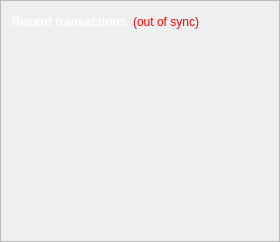
      <widget class="QFrame" name="frame_2">
       <property name="frameShape">
        <enum>QFrame::StyledPanel</enum>
       </property>
       <property name="frameShadow">
        <enum>QFrame::Raised</enum>
       </property>
       <layout class="QVBoxLayout" name="verticalLayout">
        <item>
         <layout class="QHBoxLayout" name="horizontalLayout_2">
          <item>
           <widget class="QLabel" name="label_4">
            <property name="palette">
             <palette>
              <active>
               <colorrole role="WindowText">
                <brush brushstyle="SolidPattern">
                 <color alpha="255">
                  <red>255</red>
                  <green>255</green>
                  <blue>255</blue>
                 </color>
                </brush>
               </colorrole>
               <colorrole role="Button">
                <brush brushstyle="SolidPattern">
                 <color alpha="0">
                  <red>255</red>
                  <green>255</green>
                  <blue>255</blue>
                 </color>
                </brush>
               </colorrole>
               <colorrole role="Light">
                <brush brushstyle="SolidPattern">
                 <color alpha="0">
                  <red>255</red>
                  <green>255</green>
                  <blue>255</blue>
                 </color>
                </brush>
               </colorrole>
               <colorrole role="Midlight">
                <brush brushstyle="SolidPattern">
                 <color alpha="0">
                  <red>255</red>
                  <green>255</green>
                  <blue>255</blue>
                 </color>
                </brush>
               </colorrole>
               <colorrole role="Dark">
                <brush brushstyle="SolidPattern">
                 <color alpha="0">
                  <red>127</red>
                  <green>127</green>
                  <blue>127</blue>
                 </color>
                </brush>
               </colorrole>
               <colorrole role="Mid">
                <brush brushstyle="SolidPattern">
                 <color alpha="0">
                  <red>170</red>
                  <green>170</green>
                  <blue>170</blue>
                 </color>
                </brush>
               </colorrole>
               <colorrole role="Text">
                <brush brushstyle="SolidPattern">
                 <color alpha="255">
                  <red>255</red>
                  <green>255</green>
                  <blue>255</blue>
                 </color>
                </brush>
               </colorrole>
               <colorrole role="BrightText">
                <brush brushstyle="SolidPattern">
                 <color alpha="255">
                  <red>255</red>
                  <green>255</green>
                  <blue>255</blue>
                 </color>
                </brush>
               </colorrole>
               <colorrole role="ButtonText">
                <brush brushstyle="SolidPattern">
                 <color alpha="255">
                  <red>255</red>
                  <green>255</green>
                  <blue>255</blue>
                 </color>
                </brush>
               </colorrole>
               <colorrole role="Base">
                <brush brushstyle="SolidPattern">
                 <color alpha="255">
                  <red>255</red>
                  <green>255</green>
                  <blue>255</blue>
                 </color>
                </brush>
               </colorrole>
               <colorrole role="Window">
                <brush brushstyle="SolidPattern">
                 <color alpha="0">
                  <red>255</red>
                  <green>255</green>
                  <blue>255</blue>
                 </color>
                </brush>
               </colorrole>
               <colorrole role="Shadow">
                <brush brushstyle="SolidPattern">
                 <color alpha="255">
                  <red>255</red>
                  <green>255</green>
                  <blue>255</blue>
                 </color>
                </brush>
               </colorrole>
               <colorrole role="AlternateBase">
                <brush brushstyle="SolidPattern">
                 <color alpha="127">
                  <red>255</red>
                  <green>255</green>
                  <blue>255</blue>
                 </color>
                </brush>
               </colorrole>
               <colorrole role="ToolTipBase">
                <brush brushstyle="SolidPattern">
                 <color alpha="255">
                  <red>255</red>
                  <green>255</green>
                  <blue>220</blue>
                 </color>
                </brush>
               </colorrole>
               <colorrole role="ToolTipText">
                <brush brushstyle="SolidPattern">
                 <color alpha="255">
                  <red>255</red>
                  <green>255</green>
                  <blue>255</blue>
                 </color>
                </brush>
               </colorrole>
              </active>
              <inactive>
               <colorrole role="WindowText">
                <brush brushstyle="SolidPattern">
                 <color alpha="255">
                  <red>255</red>
                  <green>255</green>
                  <blue>255</blue>
                 </color>
                </brush>
               </colorrole>
               <colorrole role="Button">
                <brush brushstyle="SolidPattern">
                 <color alpha="0">
                  <red>255</red>
                  <green>255</green>
                  <blue>255</blue>
                 </color>
                </brush>
               </colorrole>
               <colorrole role="Light">
                <brush brushstyle="SolidPattern">
                 <color alpha="0">
                  <red>255</red>
                  <green>255</green>
                  <blue>255</blue>
                 </color>
                </brush>
               </colorrole>
               <colorrole role="Midlight">
                <brush brushstyle="SolidPattern">
                 <color alpha="0">
                  <red>255</red>
                  <green>255</green>
                  <blue>255</blue>
                 </color>
                </brush>
               </colorrole>
               <colorrole role="Dark">
                <brush brushstyle="SolidPattern">
                 <color alpha="0">
                  <red>127</red>
                  <green>127</green>
                  <blue>127</blue>
                 </color>
                </brush>
               </colorrole>
               <colorrole role="Mid">
                <brush brushstyle="SolidPattern">
                 <color alpha="0">
                  <red>170</red>
                  <green>170</green>
                  <blue>170</blue>
                 </color>
                </brush>
               </colorrole>
               <colorrole role="Text">
                <brush brushstyle="SolidPattern">
                 <color alpha="255">
                  <red>255</red>
                  <green>255</green>
                  <blue>255</blue>
                 </color>
                </brush>
               </colorrole>
               <colorrole role="BrightText">
                <brush brushstyle="SolidPattern">
                 <color alpha="255">
                  <red>255</red>
                  <green>255</green>
                  <blue>255</blue>
                 </color>
                </brush>
               </colorrole>
               <colorrole role="ButtonText">
                <brush brushstyle="SolidPattern">
                 <color alpha="255">
                  <red>255</red>
                  <green>255</green>
                  <blue>255</blue>
                 </color>
                </brush>
               </colorrole>
               <colorrole role="Base">
                <brush brushstyle="SolidPattern">
                 <color alpha="255">
                  <red>255</red>
                  <green>255</green>
                  <blue>255</blue>
                 </color>
                </brush>
               </colorrole>
               <colorrole role="Window">
                <brush brushstyle="SolidPattern">
                 <color alpha="0">
                  <red>255</red>
                  <green>255</green>
                  <blue>255</blue>
                 </color>
                </brush>
               </colorrole>
               <colorrole role="Shadow">
                <brush brushstyle="SolidPattern">
                 <color alpha="255">
                  <red>255</red>
                  <green>255</green>
                  <blue>255</blue>
                 </color>
                </brush>
               </colorrole>
               <colorrole role="AlternateBase">
                <brush brushstyle="SolidPattern">
                 <color alpha="127">
                  <red>255</red>
                  <green>255</green>
                  <blue>255</blue>
                 </color>
                </brush>
               </colorrole>
               <colorrole role="ToolTipBase">
                <brush brushstyle="SolidPattern">
                 <color alpha="255">
                  <red>255</red>
                  <green>255</green>
                  <blue>220</blue>
                 </color>
                </brush>
               </colorrole>
               <colorrole role="ToolTipText">
                <brush brushstyle="SolidPattern">
                 <color alpha="255">
                  <red>255</red>
                  <green>255</green>
                  <blue>255</blue>
                 </color>
                </brush>
               </colorrole>
              </inactive>
              <disabled>
               <colorrole role="WindowText">
                <brush brushstyle="SolidPattern">
                 <color alpha="0">
                  <red>127</red>
                  <green>127</green>
                  <blue>127</blue>
                 </color>
                </brush>
               </colorrole>
               <colorrole role="Button">
                <brush brushstyle="SolidPattern">
                 <color alpha="0">
                  <red>255</red>
                  <green>255</green>
                  <blue>255</blue>
                 </color>
                </brush>
               </colorrole>
               <colorrole role="Light">
                <brush brushstyle="SolidPattern">
                 <color alpha="0">
                  <red>255</red>
                  <green>255</green>
                  <blue>255</blue>
                 </color>
                </brush>
               </colorrole>
               <colorrole role="Midlight">
                <brush brushstyle="SolidPattern">
                 <color alpha="0">
                  <red>255</red>
                  <green>255</green>
                  <blue>255</blue>
                 </color>
                </brush>
               </colorrole>
               <colorrole role="Dark">
                <brush brushstyle="SolidPattern">
                 <color alpha="0">
                  <red>127</red>
                  <green>127</green>
                  <blue>127</blue>
                 </color>
                </brush>
               </colorrole>
               <colorrole role="Mid">
                <brush brushstyle="SolidPattern">
                 <color alpha="0">
                  <red>170</red>
                  <green>170</green>
                  <blue>170</blue>
                 </color>
                </brush>
               </colorrole>
               <colorrole role="Text">
                <brush brushstyle="SolidPattern">
                 <color alpha="0">
                  <red>127</red>
                  <green>127</green>
                  <blue>127</blue>
                 </color>
                </brush>
               </colorrole>
               <colorrole role="BrightText">
                <brush brushstyle="SolidPattern">
                 <color alpha="255">
                  <red>255</red>
                  <green>255</green>
                  <blue>255</blue>
                 </color>
                </brush>
               </colorrole>
               <colorrole role="ButtonText">
                <brush brushstyle="SolidPattern">
                 <color alpha="0">
                  <red>127</red>
                  <green>127</green>
                  <blue>127</blue>
                 </color>
                </brush>
               </colorrole>
               <colorrole role="Base">
                <brush brushstyle="SolidPattern">
                 <color alpha="0">
                  <red>255</red>
                  <green>255</green>
                  <blue>255</blue>
                 </color>
                </brush>
               </colorrole>
               <colorrole role="Window">
                <brush brushstyle="SolidPattern">
                 <color alpha="0">
                  <red>255</red>
                  <green>255</green>
                  <blue>255</blue>
                 </color>
                </brush>
               </colorrole>
               <colorrole role="Shadow">
                <brush brushstyle="SolidPattern">
                 <color alpha="255">
                  <red>255</red>
                  <green>255</green>
                  <blue>255</blue>
                 </color>
                </brush>
               </colorrole>
               <colorrole role="AlternateBase">
                <brush brushstyle="SolidPattern">
                 <color alpha="0">
                  <red>255</red>
                  <green>255</green>
                  <blue>255</blue>
                 </color>
                </brush>
               </colorrole>
               <colorrole role="ToolTipBase">
                <brush brushstyle="SolidPattern">
                 <color alpha="255">
                  <red>255</red>
                  <green>255</green>
                  <blue>220</blue>
                 </color>
                </brush>
               </colorrole>
               <colorrole role="ToolTipText">
                <brush brushstyle="SolidPattern">
                 <color alpha="255">
                  <red>255</red>
                  <green>255</green>
                  <blue>255</blue>
                 </color>
                </brush>
               </colorrole>
              </disabled>
             </palette>
            </property>
            <property name="text">
             <string>&lt;b&gt;Recent transactions&lt;/b&gt;</string>
            </property>
           </widget>
          </item>
          <item>
           <widget class="QLabel" name="labelTransactionsStatus">
            <property name="toolTip">
             <string>The displayed information may be out of date. Your wallet automatically synchronizes with the BonPeKaO network after a connection is established, but this process has not completed yet.</string>
            </property>
            <property name="styleSheet">
             <string notr="true">QLabel { color: red; }</string>
            </property>
            <property name="text">
             <string notr="true">(out of sync)</string>
            </property>
            <property name="alignment">
             <set>Qt::AlignRight|Qt::AlignTrailing|Qt::AlignVCenter</set>
            </property>
           </widget>
          </item>
          <item>
           <spacer name="horizontalSpacer">
            <property name="orientation">
             <enum>Qt::Horizontal</enum>
            </property>
            <property name="sizeHint" stdset="0">
             <size>
              <width>40</width>
              <height>20</height>
             </size>
            </property>
           </spacer>
          </item>
         </layout>
        </item>
        <item>
         <widget class="QListView" name="listTransactions">
          <property name="palette">
           <palette>
            <active>
             <colorrole role="WindowText">
              <brush brushstyle="SolidPattern">
               <color alpha="255">
                <red>255</red>
                <green>255</green>
                <blue>255</blue>
               </color>
              </brush>
             </colorrole>
             <colorrole role="Button">
              <brush brushstyle="SolidPattern">
               <color alpha="0">
                <red>0</red>
                <green>0</green>
                <blue>0</blue>
               </color>
              </brush>
             </colorrole>
             <colorrole role="Light">
              <brush brushstyle="SolidPattern">
               <color alpha="0">
                <red>255</red>
                <green>255</green>
                <blue>255</blue>
               </color>
              </brush>
             </colorrole>
             <colorrole role="Midlight">
              <brush brushstyle="SolidPattern">
               <color alpha="0">
                <red>255</red>
                <green>255</green>
                <blue>255</blue>
               </color>
              </brush>
             </colorrole>
             <colorrole role="Dark">
              <brush brushstyle="SolidPattern">
               <color alpha="0">
                <red>127</red>
                <green>127</green>
                <blue>127</blue>
               </color>
              </brush>
             </colorrole>
             <colorrole role="Mid">
              <brush brushstyle="SolidPattern">
               <color alpha="0">
                <red>170</red>
                <green>170</green>
                <blue>170</blue>
               </color>
              </brush>
             </colorrole>
             <colorrole role="Text">
              <brush brushstyle="SolidPattern">
               <color alpha="255">
                <red>255</red>
                <green>255</green>
                <blue>255</blue>
               </color>
              </brush>
             </colorrole>
             <colorrole role="BrightText">
              <brush brushstyle="SolidPattern">
               <color alpha="255">
                <red>255</red>
                <green>255</green>
                <blue>255</blue>
               </color>
              </brush>
             </colorrole>
             <colorrole role="ButtonText">
              <brush brushstyle="SolidPattern">
               <color alpha="255">
                <red>255</red>
                <green>255</green>
                <blue>255</blue>
               </color>
              </brush>
             </colorrole>
             <colorrole role="Base">
              <brush brushstyle="NoBrush">
               <color alpha="255">
                <red>0</red>
                <green>0</green>
                <blue>0</blue>
               </color>
              </brush>
             </colorrole>
             <colorrole role="Window">
              <brush brushstyle="SolidPattern">
               <color alpha="0">
                <red>0</red>
                <green>0</green>
                <blue>0</blue>
               </color>
              </brush>
             </colorrole>
             <colorrole role="Shadow">
              <brush brushstyle="SolidPattern">
               <color alpha="255">
                <red>255</red>
                <green>255</green>
                <blue>255</blue>
               </color>
              </brush>
             </colorrole>
             <colorrole role="AlternateBase">
              <brush brushstyle="SolidPattern">
               <color alpha="127">
                <red>255</red>
                <green>255</green>
                <blue>255</blue>
               </color>
              </brush>
             </colorrole>
             <colorrole role="ToolTipBase">
              <brush brushstyle="SolidPattern">
               <color alpha="255">
                <red>255</red>
                <green>255</green>
                <blue>220</blue>
               </color>
              </brush>
             </colorrole>
             <colorrole role="ToolTipText">
              <brush brushstyle="SolidPattern">
               <color alpha="255">
                <red>255</red>
                <green>255</green>
                <blue>255</blue>
               </color>
              </brush>
             </colorrole>
            </active>
            <inactive>
             <colorrole role="WindowText">
              <brush brushstyle="SolidPattern">
               <color alpha="255">
                <red>255</red>
                <green>255</green>
                <blue>255</blue>
               </color>
              </brush>
             </colorrole>
             <colorrole role="Button">
              <brush brushstyle="SolidPattern">
               <color alpha="0">
                <red>0</red>
                <green>0</green>
                <blue>0</blue>
               </color>
              </brush>
             </colorrole>
             <colorrole role="Light">
              <brush brushstyle="SolidPattern">
               <color alpha="0">
                <red>255</red>
                <green>255</green>
                <blue>255</blue>
               </color>
              </brush>
             </colorrole>
             <colorrole role="Midlight">
              <brush brushstyle="SolidPattern">
               <color alpha="0">
                <red>255</red>
                <green>255</green>
                <blue>255</blue>
               </color>
              </brush>
             </colorrole>
             <colorrole role="Dark">
              <brush brushstyle="SolidPattern">
               <color alpha="0">
                <red>127</red>
                <green>127</green>
                <blue>127</blue>
               </color>
              </brush>
             </colorrole>
             <colorrole role="Mid">
              <brush brushstyle="SolidPattern">
               <color alpha="0">
                <red>170</red>
                <green>170</green>
                <blue>170</blue>
               </color>
              </brush>
             </colorrole>
             <colorrole role="Text">
              <brush brushstyle="SolidPattern">
               <color alpha="255">
                <red>255</red>
                <green>255</green>
                <blue>255</blue>
               </color>
              </brush>
             </colorrole>
             <colorrole role="BrightText">
              <brush brushstyle="SolidPattern">
               <color alpha="255">
                <red>255</red>
                <green>255</green>
                <blue>255</blue>
               </color>
              </brush>
             </colorrole>
             <colorrole role="ButtonText">
              <brush brushstyle="SolidPattern">
               <color alpha="255">
                <red>255</red>
                <green>255</green>
                <blue>255</blue>
               </color>
              </brush>
             </colorrole>
             <colorrole role="Base">
              <brush brushstyle="NoBrush">
               <color alpha="255">
                <red>0</red>
                <green>0</green>
                <blue>0</blue>
               </color>
              </brush>
             </colorrole>
             <colorrole role="Window">
              <brush brushstyle="SolidPattern">
               <color alpha="0">
                <red>0</red>
                <green>0</green>
                <blue>0</blue>
               </color>
              </brush>
             </colorrole>
             <colorrole role="Shadow">
              <brush brushstyle="SolidPattern">
               <color alpha="255">
                <red>255</red>
                <green>255</green>
                <blue>255</blue>
               </color>
              </brush>
             </colorrole>
             <colorrole role="AlternateBase">
              <brush brushstyle="SolidPattern">
               <color alpha="127">
                <red>255</red>
                <green>255</green>
                <blue>255</blue>
               </color>
              </brush>
             </colorrole>
             <colorrole role="ToolTipBase">
              <brush brushstyle="SolidPattern">
               <color alpha="255">
                <red>255</red>
                <green>255</green>
                <blue>220</blue>
               </color>
              </brush>
             </colorrole>
             <colorrole role="ToolTipText">
              <brush brushstyle="SolidPattern">
               <color alpha="255">
                <red>255</red>
                <green>255</green>
                <blue>255</blue>
               </color>
              </brush>
             </colorrole>
            </inactive>
            <disabled>
             <colorrole role="WindowText">
              <brush brushstyle="SolidPattern">
               <color alpha="0">
                <red>127</red>
                <green>127</green>
                <blue>127</blue>
               </color>
              </brush>
             </colorrole>
             <colorrole role="Button">
              <brush brushstyle="SolidPattern">
               <color alpha="0">
                <red>0</red>
                <green>0</green>
                <blue>0</blue>
               </color>
              </brush>
             </colorrole>
             <colorrole role="Light">
              <brush brushstyle="SolidPattern">
               <color alpha="0">
                <red>255</red>
                <green>255</green>
                <blue>255</blue>
               </color>
              </brush>
             </colorrole>
             <colorrole role="Midlight">
              <brush brushstyle="SolidPattern">
               <color alpha="0">
                <red>255</red>
                <green>255</green>
                <blue>255</blue>
               </color>
              </brush>
             </colorrole>
             <colorrole role="Dark">
              <brush brushstyle="SolidPattern">
               <color alpha="0">
                <red>127</red>
                <green>127</green>
                <blue>127</blue>
               </color>
              </brush>
             </colorrole>
             <colorrole role="Mid">
              <brush brushstyle="SolidPattern">
               <color alpha="0">
                <red>170</red>
                <green>170</green>
                <blue>170</blue>
               </color>
              </brush>
             </colorrole>
             <colorrole role="Text">
              <brush brushstyle="SolidPattern">
               <color alpha="0">
                <red>127</red>
                <green>127</green>
                <blue>127</blue>
               </color>
              </brush>
             </colorrole>
             <colorrole role="BrightText">
              <brush brushstyle="SolidPattern">
               <color alpha="255">
                <red>255</red>
                <green>255</green>
                <blue>255</blue>
               </color>
              </brush>
             </colorrole>
             <colorrole role="ButtonText">
              <brush brushstyle="SolidPattern">
               <color alpha="0">
                <red>127</red>
                <green>127</green>
                <blue>127</blue>
               </color>
              </brush>
             </colorrole>
             <colorrole role="Base">
              <brush brushstyle="NoBrush">
               <color alpha="255">
                <red>0</red>
                <green>0</green>
                <blue>0</blue>
               </color>
              </brush>
             </colorrole>
             <colorrole role="Window">
              <brush brushstyle="SolidPattern">
               <color alpha="0">
                <red>0</red>
                <green>0</green>
                <blue>0</blue>
               </color>
              </brush>
             </colorrole>
             <colorrole role="Shadow">
              <brush brushstyle="SolidPattern">
               <color alpha="255">
                <red>255</red>
                <green>255</green>
                <blue>255</blue>
               </color>
              </brush>
             </colorrole>
             <colorrole role="AlternateBase">
              <brush brushstyle="SolidPattern">
               <color alpha="0">
                <red>255</red>
                <green>255</green>
                <blue>255</blue>
               </color>
              </brush>
             </colorrole>
             <colorrole role="ToolTipBase">
              <brush brushstyle="SolidPattern">
               <color alpha="255">
                <red>255</red>
                <green>255</green>
                <blue>220</blue>
               </color>
              </brush>
             </colorrole>
             <colorrole role="ToolTipText">
              <brush brushstyle="SolidPattern">
               <color alpha="255">
                <red>255</red>
                <green>255</green>
                <blue>255</blue>
               </color>
              </brush>
             </colorrole>
            </disabled>
           </palette>
          </property>
          <property name="font">
           <font>
            <pointsize>12</pointsize>
            <weight>75</weight>
            <bold>true</bold>
           </font>
          </property>
          <property name="styleSheet">
           <string notr="true">QListView { background: transparent; }</string>
          </property>
          <property name="frameShape">
           <enum>QFrame::NoFrame</enum>
          </property>
          <property name="verticalScrollBarPolicy">
           <enum>Qt::ScrollBarAlwaysOff</enum>
          </property>
          <property name="horizontalScrollBarPolicy">
           <enum>Qt::ScrollBarAlwaysOff</enum>
          </property>
          <property name="selectionMode">
           <enum>QAbstractItemView::NoSelection</enum>
          </property>
         </widget>
        </item>
       </layout>
      </widget>
